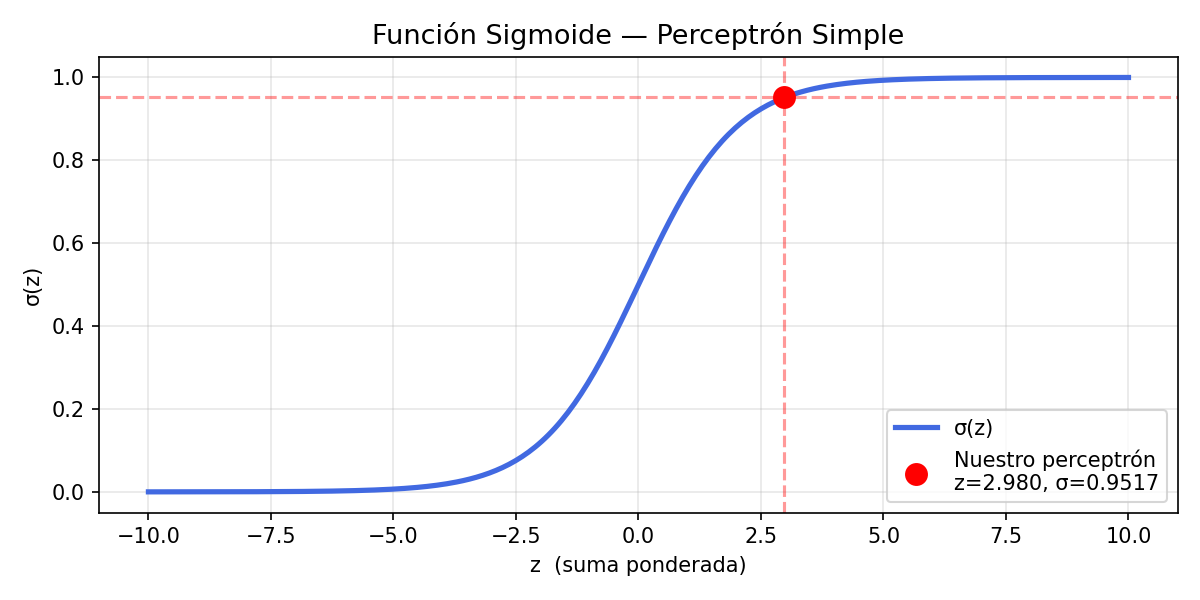

Source code (Python):
import numpy as np
import matplotlib.pyplot as plt

# ─────────────────────────────────────────
#  1. DEFINICIÓN DEL PERCEPTRÓN
# ─────────────────────────────────────────

class Perceptron:
    def __init__(self, entradas, pesos, sesgo=0):
        """
        entradas : lista de valores de entrada
        pesos    : lista de pesos sinápticos
        sesgo    : bias (por defecto 0)
        """
        self.entradas = np.array(entradas, dtype=float)
        self.pesos    = np.array(pesos,    dtype=float)
        self.sesgo    = sesgo

    # ── Función de activación ──────────────
    @staticmethod
    def sigmoide(z):
        return 1 / (1 + np.exp(-z))

    @staticmethod
    def sigmoide_derivada(z):
        s = Perceptron.sigmoide(z)
        return s * (1 - s)

    # ── Propagación hacia adelante ─────────
    def forward(self):
        self.z      = np.dot(self.pesos, self.entradas) + self.sesgo
        self.salida = self.sigmoide(self.z)
        return self.salida

    # ── Reporte en consola ─────────────────
    def mostrar_resultado(self):
        print("=" * 45)
        print("       PERCEPTRÓN SIMPLE — SIGMOIDE")
        print("=" * 45)
        print(f"  Entradas  : {self.entradas.tolist()}")
        print(f"  Pesos     : {self.pesos.tolist()}")
        print(f"  Sesgo     : {self.sesgo}")
        print("-" * 45)
        print(f"  Suma ponderada  (z) : {self.z:.6f}")
        print(f"  Sigmoide σ(z)       : {self.salida:.6f}")
        print(f"  Derivada σ'(z)      : {self.sigmoide_derivada(self.z):.6f}")
        print("=" * 45)
        
# ─────────────────────────────────────────
#  2. DATOS DEL PROBLEMA
# ─────────────────────────────────────────

entradas = [3,  4,  -2]
pesos    = [0.2, 0.6, 0.01]
sesgo    = 0

# ─────────────────────────────────────────
#  3. EJECUCIÓN
# ─────────────────────────────────────────

perceptron = Perceptron(entradas, pesos, sesgo)
perceptron.forward()
perceptron.mostrar_resultado()


# ─────────────────────────────────────────
#  4. VISUALIZACIÓN DE LA CURVA SIGMOIDE
# ─────────────────────────────────────────

z_vals = np.linspace(-10, 10, 300)
s_vals = Perceptron.sigmoide(z_vals)

plt.figure(figsize=(8, 4))
plt.plot(z_vals, s_vals, color='royalblue', linewidth=2.5, label='σ(z)')

# Marcar el punto calculado
z_punto = perceptron.z
s_punto = perceptron.salida
plt.scatter(z_punto, s_punto, color='red', s=100, zorder=5,
            label=f'Nuestro perceptrón\nz={z_punto:.3f}, σ={s_punto:.4f}')
plt.axvline(z_punto, color='red', linestyle='--', alpha=0.4)
plt.axhline(s_punto, color='red', linestyle='--', alpha=0.4)

plt.title('Función Sigmoide — Perceptrón Simple', fontsize=13)
plt.xlabel('z  (suma ponderada)')
plt.ylabel('σ(z)')
plt.legend()
plt.grid(True, alpha=0.3)
plt.tight_layout()
plt.savefig('sigmoide_plot.png', dpi=150)
plt.show()
print("Gráfica guardada como 'sigmoide_plot.png'")
